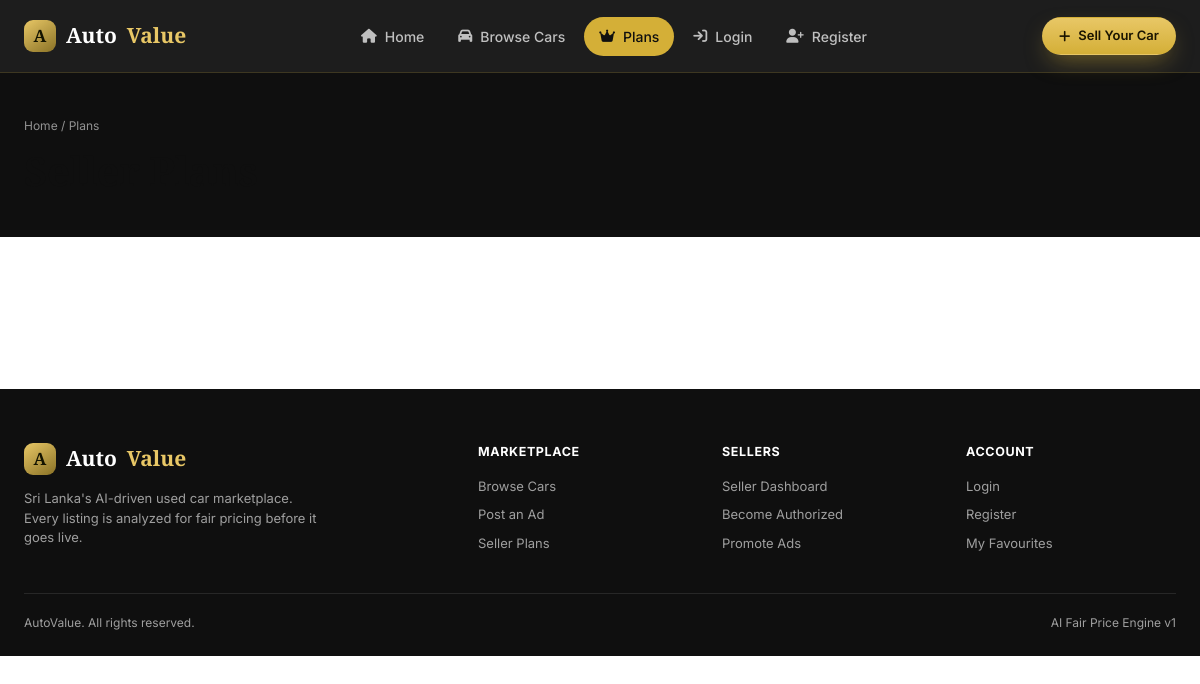
/subscription.php, run on an earlier commit of the app's database.
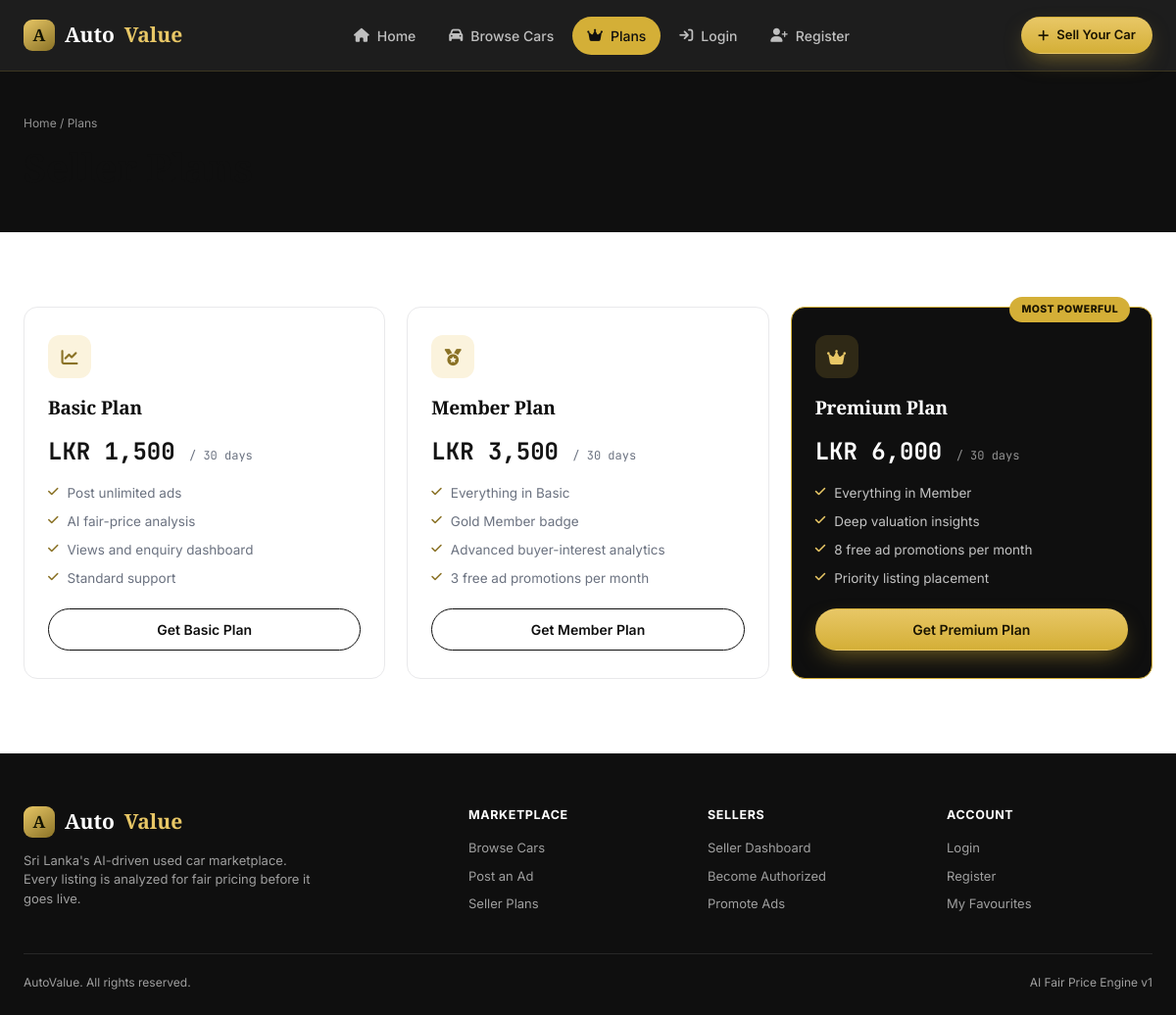
And on a later commit of the database.
### tables this page shows
CREATE TABLE subscription_plans (
  id INT AUTO_INCREMENT PRIMARY KEY,
  name VARCHAR(100),
  description TEXT,
  price DECIMAL(10,2),
  duration INT,
  features TEXT,
  free_promotions INT DEFAULT 0,
  grants_member_badge BOOLEAN DEFAULT FALSE,
  status ENUM('active','inactive') DEFAULT 'active',
  created_at DATETIME DEFAULT CURRENT_TIMESTAMP,
  updated_at DATETIME DEFAULT CURRENT_TIMESTAMP ON UPDATE CURRENT_TIMESTAMP
);

### web/app/Config.php (called while the page is built, shortened)
<?php
final class Config
{
    public static function get(string $key, $default = null)
    {
        return self::VALUES[$key] ?? $default;
    }
    public static function baseUrl(string $path = ''): string
    {
        return rtrim(self::VALUES['BASE_URL'], '/') . '/' . ltrim($path, '/');
    }
}

### web/app/Session.php (called while the page is built, shortened)
<?php
final class Session
{
    public static function get(string $key, $default = null)
    {
        return $_SESSION[$key] ?? $default;
    }
}

### web/app/Auth.php (called while the page is built, shortened)
<?php
final class Auth
{
    public static function check(): bool
    {
        return Session::get('user_id') !== null;
    }
}

### web/app/bootstrap.php (called while the page is built, shortened)
<?php
spl_autoload_register(function (string $class): void {
    $paths = [
        __DIR__ . '/' . $class . '.php',
        __DIR__ . '/models/' . $class . '.php',
    ];
    foreach ($paths as $path) {
        if (file_exists($path)) {
            return;
        }
    }
});

### web/app/Database.php (called while the page is built, shortened)
<?php
final class Database
{
    private static ?Database $instance = null;
    private mysqli $conn;
    private function __construct()
    {
        try {
            $this->conn = new mysqli(
                Config::get('DB_HOST'),
                Config::get('DB_USER'),
                Config::get('DB_PASS'),
                Config::get('DB_NAME')
            );
            $this->conn->set_charset('utf8mb4');
        } catch (mysqli_sql_exception $e) {
            http_response_code(500);
            exit('Database connection failed. Check config and that MySQL is running.');
        }
    }
    public static function getInstance(): Database
    {
        if (self::$instance === null) {
            self::$instance = new Database();
        }
        return self::$instance;
    }
    public function query(string $sql, array $params = []): mysqli_stmt
    {
        $stmt = $this->conn->prepare($sql);
        $stmt->execute();
        return $stmt;
    }
    public function fetchAll(string $sql, array $params = []): array
    {
        $result = $this->query($sql, $params)->get_result();
        return $result ? $result->fetch_all(MYSQLI_ASSOC) : [];
    }
}

### web/app/models/BaseModel.php (called while the page is built, shortened)
<?php
abstract class BaseModel
{
    public function __construct()
    {
        $this->db = Database::getInstance();
    }
}

### web/app/models/SubscriptionModel.php (called while the page is built, shortened)
<?php
class SubscriptionModel extends BaseModel
{
    public function plans(): array
    {
        return $this->db->fetchAll("SELECT * FROM subscription_plans WHERE status = 'active' ORDER BY price ASC");
    }
}

### web/app/Helpers.php (called while the page is built, shortened)
<?php
final class Helpers
{
    public static function e(?string $value): string
    {
        return htmlspecialchars((string)$value, ENT_QUOTES, 'UTF-8');
    }
    public static function price($amount): string
    {
        return Config::get('CURRENCY') . ' ' . number_format((float)$amount, 0);
    }
}

### web/subscription.php (the view, shortened to what this page needs)
<?php
require_once __DIR__ . '/app/bootstrap.php';
$subModel = new SubscriptionModel();
$plans = $subModel->plans();
$activeSub = Auth::check() ? $subModel->activeForUser((int)Auth::id()) : null;
require __DIR__ . '/partials/header.php';
?>
<div class="page-head">
  <div class="container">
    <div class="breadcrumb"><a href="<?= Config::baseUrl('index.php') ?>">Home</a> / Plans</div>
    <h1>Seller Plans</h1>
  </div>
</div>
<section class="section">
  <div class="container">
    <div class="tier-grid">
      <?php foreach ($plans as $i => $plan): $featuredPlan = (int)$plan['free_promotions'] === 8; ?>
      <div class="tier-card <?= $featuredPlan ? 'featured' : '' ?>">
        <?php if ($featuredPlan): ?><span class="ribbon">MOST POWERFUL</span><?php endif; ?>
        <div class="tier-icon"><i class="fa-solid <?= ['fa-chart-line', 'fa-medal', 'fa-crown'][$i] ?? 'fa-star' ?>"></i></div>
        <h3><?= Helpers::e($plan['name']) ?></h3>
        <div class="price"><?= Helpers::e(Helpers::price($plan['price'])) ?> <span>/ <?= (int)$plan['duration'] ?> days</span></div>
        <ul>
          <?php foreach (explode('|', (string)$plan['features']) as $feat): ?>
          <li><i class="fa-solid fa-check"></i> <?= Helpers::e($feat) ?></li>
          <?php endforeach; ?>
        </ul>
        <?php if ($activeSub && (int)$activeSub['plan_id'] === (int)$plan['id']): ?>
        <button class="btn btn-outline-dark btn-block" disabled>Current Plan</button>
        <?php else: ?>
        <button class="btn <?= $featuredPlan ? 'btn-gold' : 'btn-outline-dark' ?> btn-block js-buy-plan" data-plan="<?= (int)$plan['id'] ?>" data-name="<?= Helpers::e($plan['name']) ?>" data-price="<?= Helpers::e(Helpers::price($plan['price'])) ?>" type="button"><span class="btn-label">Get <?= Helpers::e($plan['name']) ?></span></button>
        <?php endif; ?>
      </div>
      <?php endforeach; ?>
    </div>
  </div>
</section>
<?php
require __DIR__ . '/partials/footer.php';
?>

### web/partials/header.php (shortened to what this page needs)
<?php
$authUser = Auth::check() ? Auth::user() : null;
$navNotifCount = 0;
$navChatCount = 0;
$current = basename($_SERVER['SCRIPT_NAME']);
?>
<!DOCTYPE html>
<html lang="en">
<head>
<link rel="stylesheet" href="https://cdnjs.cloudflare.com/ajax/libs/font-awesome/6.5.2/css/all.min.css">
<link rel="stylesheet" href="<?= Config::baseUrl('assets/css/app.css') ?>">
</head>
<body>
<nav class="navbar">
  <div class="container nav-inner">
    <a class="logo" href="<?= Config::baseUrl('index.php') ?>"><span class="mark">A</span>Auto<span class="accent">Value</span></a>
    <div class="nav-links" id="navLinks">
      <a href="<?= Config::baseUrl('index.php') ?>" class="<?= $current === 'index.php' ? 'active' : '' ?>"><i class="fa-solid fa-house"></i> Home</a>
      <a href="<?= Config::baseUrl('browse.php') ?>" class="<?= $current === 'browse.php' ? 'active' : '' ?>"><i class="fa-solid fa-car"></i> Browse Cars</a>
      <a href="<?= Config::baseUrl('subscription.php') ?>" class="<?= $current === 'subscription.php' ? 'active' : '' ?>"><i class="fa-solid fa-crown"></i> Plans</a>
      <?php if ($authUser): ?>
        <a href="<?= Config::baseUrl('post-ad.php') ?>" class="<?= $current === 'post-ad.php' ? 'active' : '' ?>"><i class="fa-solid fa-plus"></i> Post Ad</a>
        <a href="<?= Config::baseUrl('dashboard.php') ?>" class="<?= $current === 'dashboard.php' ? 'active' : '' ?>"><i class="fa-solid fa-gauge-high"></i> Dashboard</a>
        <a href="<?= Config::baseUrl('chats.php') ?>" class="<?= $current === 'chats.php' ? 'active' : '' ?>"><i class="fa-solid fa-comments"></i> Chats<?= $navChatCount ? ' (' . $navChatCount . ')' : '' ?></a>
        <?php if (Auth::isAdmin()): ?>
          <a href="<?= Config::baseUrl('admin/index.php') ?>"><i class="fa-solid fa-shield-halved"></i> Admin</a>
        <?php endif; ?>
        <a href="<?= Config::baseUrl('logout.php') ?>"><i class="fa-solid fa-arrow-right-from-bracket"></i> Logout</a>
      <?php else: ?>
        <a href="<?= Config::baseUrl('login.php') ?>" class="<?= $current === 'login.php' ? 'active' : '' ?>"><i class="fa-solid fa-arrow-right-to-bracket"></i> Login</a>
        <a href="<?= Config::baseUrl('register.php') ?>" class="<?= $current === 'register.php' ? 'active' : '' ?>"><i class="fa-solid fa-user-plus"></i> Register</a>
      <?php endif; ?>
    </div>
    <div class="nav-actions">
      <?php if ($authUser): ?>
        <div style="position:relative">
          <button class="nav-icon-btn" id="notifBtn" type="button" aria-label="Notifications">
            <i class="fa-regular fa-bell"></i>
            <?php if ($navNotifCount): ?><span class="nav-badge" id="notifBadge"><?= $navNotifCount ?></span><?php endif; ?>
          </button>
          <div class="notif-drop" id="notifDrop">
            <div class="nd-head"><b>Notifications</b><a class="link-action" href="<?= Config::baseUrl('notifications.php') ?>">View all</a></div>
            <div class="nd-list"></div>
          </div>
        </div>
        <a class="user-chip" href="<?= Config::baseUrl('profile.php') ?>">
          <img src="<?= Helpers::e(Helpers::avatar($authUser['profile_image'])) ?>" alt="Profile">
          <span><?= Helpers::e($authUser['username']) ?></span>
        </a>
      <?php else: ?>
        <a class="btn btn-gold btn-sm" href="<?= Config::baseUrl('post-ad.php') ?>"><i class="fa-solid fa-plus"></i> Sell Your Car</a>
      <?php endif; ?>
    </div>
  </div>
</nav>

### web/partials/footer.php (shortened to what this page needs)
<footer>
  <div class="container">
    <div class="footer-grid">
      <div>
        <a class="logo" href="<?= Config::baseUrl('index.php') ?>" style="margin-bottom:14px"><span class="mark">A</span>Auto<span class="accent">Value</span></a>
        <p style="font-size:13px;max-width:300px;margin-top:12px">Sri Lanka's AI-driven used car marketplace. Every listing is analyzed for fair pricing before it goes live.</p>
      </div>
      <div>
        <h5>Marketplace</h5>
        <ul>
          <li><a href="<?= Config::baseUrl('browse.php') ?>">Browse Cars</a></li>
          <li><a href="<?= Config::baseUrl('post-ad.php') ?>">Post an Ad</a></li>
          <li><a href="<?= Config::baseUrl('subscription.php') ?>">Seller Plans</a></li>
        </ul>
      </div>
      <div>
        <h5>Sellers</h5>
        <ul>
          <li><a href="<?= Config::baseUrl('dashboard.php') ?>">Seller Dashboard</a></li>
          <li><a href="<?= Config::baseUrl('become-authorized.php') ?>">Become Authorized</a></li>
          <li><a href="<?= Config::baseUrl('promote.php') ?>">Promote Ads</a></li>
        </ul>
      </div>
      <div>
        <h5>Account</h5>
        <ul>
          <li><a href="<?= Config::baseUrl('login.php') ?>">Login</a></li>
          <li><a href="<?= Config::baseUrl('register.php') ?>">Register</a></li>
          <li><a href="<?= Config::baseUrl('favourites.php') ?>">My Favourites</a></li>
        </ul>
      </div>
    </div>
    <div class="footer-bottom">
      <span>AutoValue. All rights reserved.</span>
      <span>AI Fair Price Engine v1</span>
    </div>
  </div>
</footer>
</body>
</html>

What changed in the data, as far as the page shows it:
added subscription_plans: name "Basic Plan", price "LKR 1,500", duration "30", features "Post unlimited ads", features "AI fair-price analysis", features "Views and enquiry dashboard", features "Standard support"
added subscription_plans: name "Member Plan", price "LKR 3,500", duration "30", features "Everything in Basic", features "Gold Member badge", features "Advanced buyer-interest analytics", features "3 free ad promotions per month"
added subscription_plans: free_promotions "MOST POWERFUL", name "Premium Plan", price "LKR 6,000", duration "30", features "Everything in Member", features "Deep valuation insights", features "8 free ad promotions per month", features "Priority listing placement"
